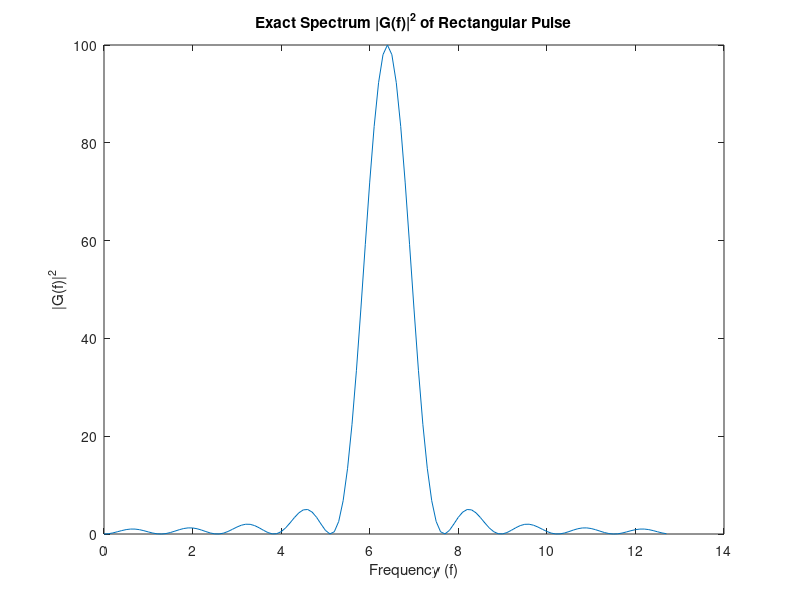

MATLAB code for this plot:
T = 1; % Pulse width
N = 128; % Number of samples
t = (0:N-1) / 10; % Time values from 0 to 12.7
g = rectpuls(t - T/2, T);
G = fft(g);
Sv = abs(G).^2 / N;
m = 0:N-1;
plot(m, Sv);
title('Power Spectrum of Rectangular Pulse');
xlabel('Frequency (m)');
ylabel('|G(m)|^2');

f = linspace(0, N-1, N) / 10; % Frequency values
G_f = fftshift(fft(g)); % Shift the zero frequency component to the center
G_f_squared = abs(G_f).^2;
plot(f, G_f_squared);
title('Exact Spectrum |G(f)|^2 of Rectangular Pulse');
xlabel('Frequency (f)');
ylabel('|G(f)|^2');
